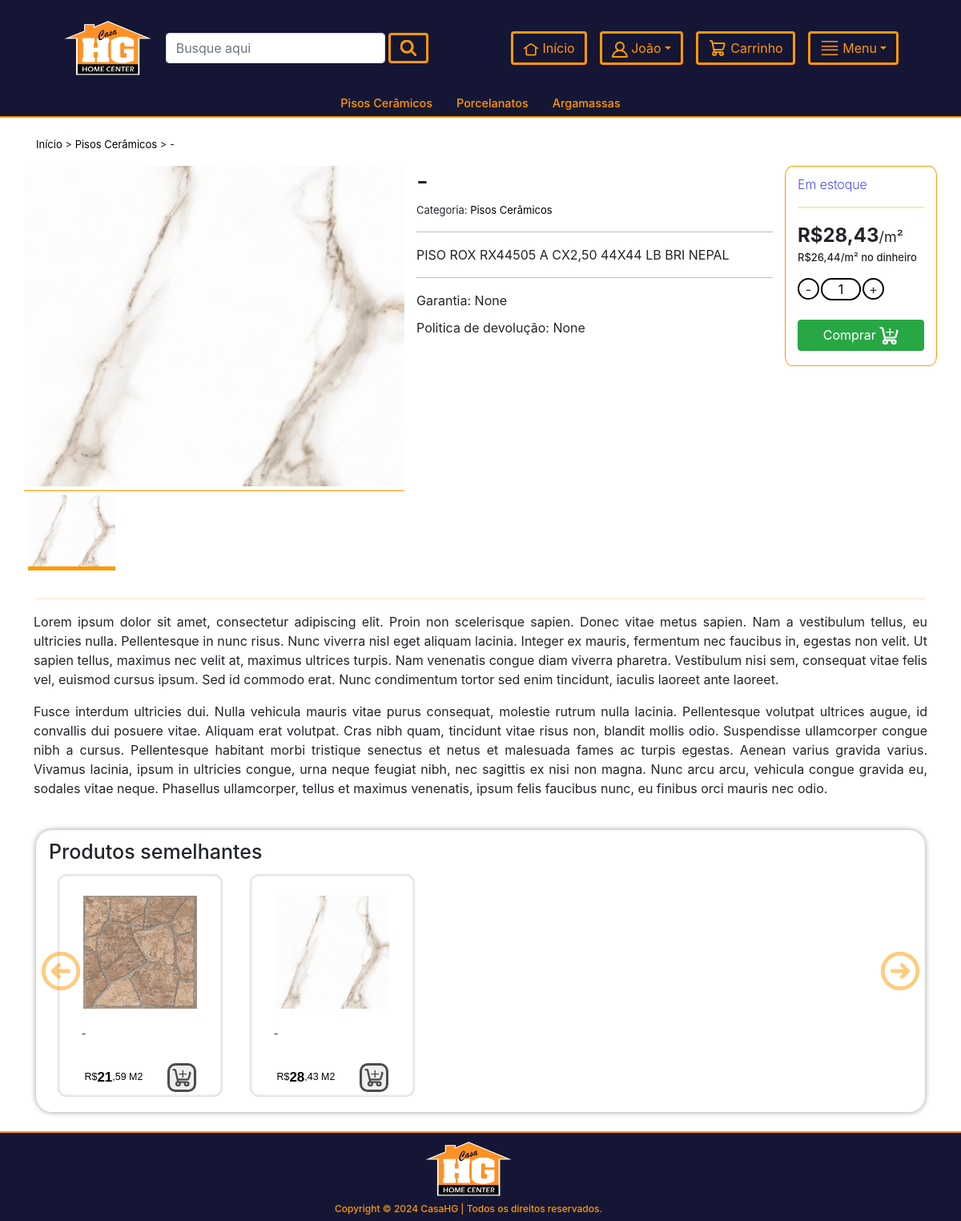
Page /produtos/143830/ (signed in) on the earlier database version.
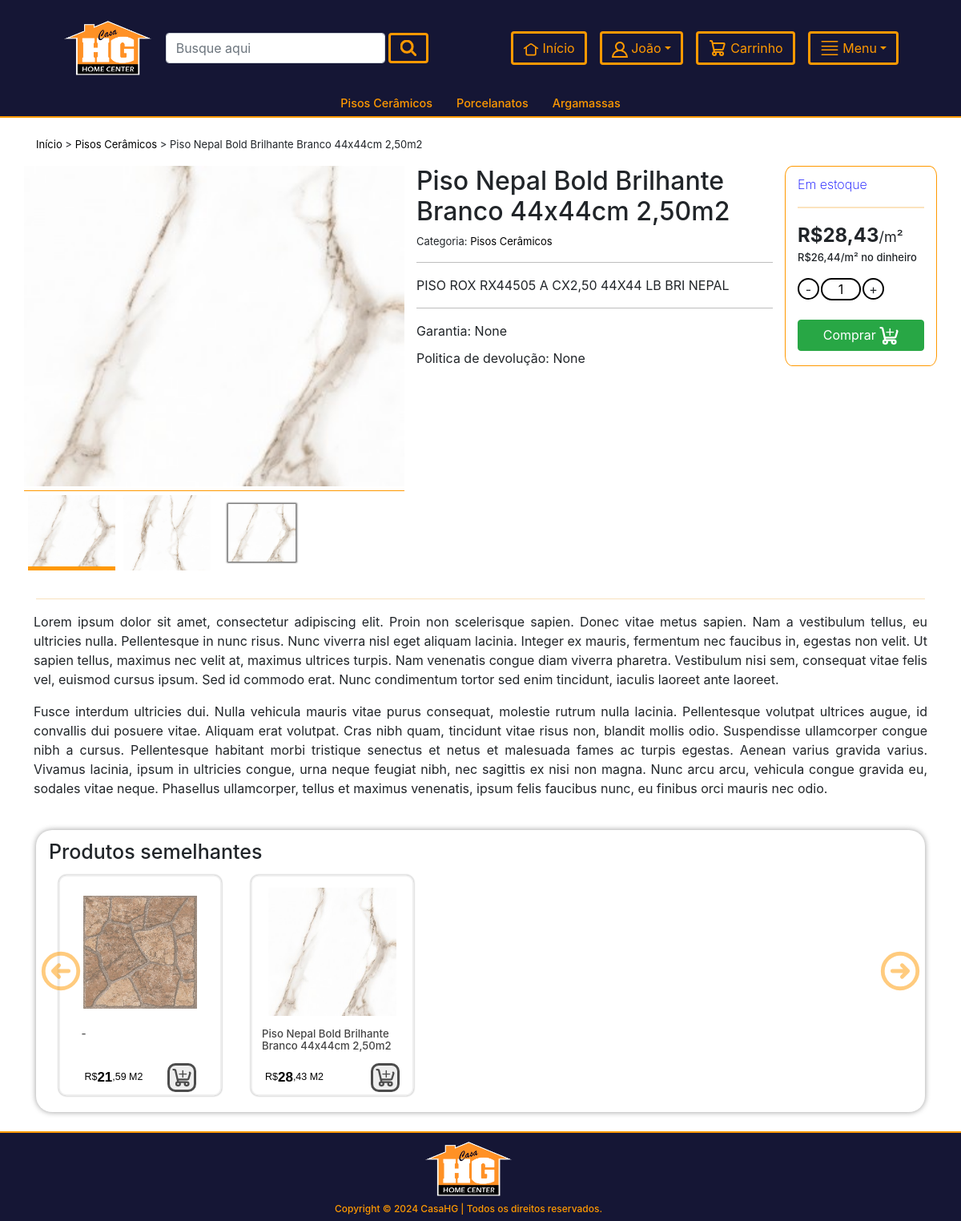
Same page on the later database version.
### app/models.py (models this page shows, shortened)
class Categoria(models.Model):
    titulo = models.CharField(max_length=200)
    slug = models.SlugField(unique=True)
    def __str__(self):
        return self.titulo

class Produto(models.Model):
    codigo = models.CharField(max_length=10) #codigo interno consistente com sistema
    descricao = models.CharField(max_length=200)
    codigo_GTIN = models.CharField(max_length=14) #se o produto não tiver codigo GTIN cadastrado, usar codigo interno
    preco_unitario_bruto = models.DecimalField(max_digits=10, decimal_places=2) #preço cheio, sem desconto
    desconto_dinheiro = models.DecimalField(max_digits=10, decimal_places=2) # em %, percentual de desconto para pagamento em dinheiro, aplicado no preco_unitario_bruto
    desconto_retira = models.DecimalField(max_digits=10,decimal_places=2)  # em %, percentual de desconto para compras para retirada no depósito, aplicado no preco_unitario_bruto
    unidade = models.CharField(max_length=30,default="un") #unidade em que o produto é comercializado
    fechamento_embalagem = models.DecimalField(max_digits=10, decimal_places=2, default=1.00)
    em_estoque = models.BooleanField(default=True)
    slug = models.SlugField(unique=True)
    Categoria = models.ForeignKey(Categoria,on_delete=models.CASCADE)
    titulo = models.CharField(max_length=200)
    image = models.ImageField(upload_to="produtos")
    venda = models.DecimalField(max_digits=10, decimal_places=2)
    garantia = models.CharField(max_length=300,null=True,blank=True)
    return_devolucao = models.CharField(max_length=300,null=True,blank=True)
    visualizacao = models.PositiveIntegerField(default=0)
    quantidade_vendas = models.PositiveIntegerField(default=0)
    num_fotos = models.SmallIntegerField(default=1,null=True,blank=True)

class Empresa(models.Model):
    titulo = models.CharField(max_length=200)
    link = models.CharField(max_length=200,null=True,blank=True)
    image = models.ImageField(upload_to="empresas")

class Fotos_Produto(models.Model):
    produto = models.ForeignKey(Produto,related_name="images",on_delete=models.CASCADE,default="")
    image = models.ImageField(upload_to="produtos")
    img_num = models.SmallIntegerField(null=True,blank=True)

### app/views.py (the view)
# urls.py: path("produtos/<slug:slug>/",ProdutosDetalheView.as_view(),name="produtodetalhe"),
class ProdutosDetalheView(LojaMixin, BaseContextMixin, TemplateView):
    template_name = "produtodetalhe.html"
    def preprocessar_precos(self, produtos):
        for produto in produtos:
            venda_parts = str(produto.preco_unitario_bruto).split('.')
            produto.integer_part = venda_parts[0]
            produto.decimal_part = venda_parts[1] if len(venda_parts) > 1 else '00'  # Adiciona '00' se não houver parte decimal
        return produtos
    def get_context_data(self, **kwargs):
        context = super().get_context_data(**kwargs)
        url_slug = self.kwargs['slug']
        produto = Produto.objects.get(slug=url_slug)
        context['produto'] = produto
        produto.visualizacao += 1
        produto.save()
        context['preco_dinheiro'] = round((produto.preco_unitario_bruto * (1 - (produto.desconto_dinheiro / 100))), 2)
        context['fotos_produtos'] = produto.images.all() #Fotos_Produto.objects.filter(produto=produto)
        produtos_similares = self.preprocessar_precos(Produto.objects.filter(Categoria=produto.Categoria).order_by("-quantidade_vendas")[:12])
        context['produtos_similares'] = produtos_similares
        return context

### app/context_processors.py (called while the page is built)
def add_empresa_to_context(request):
    return {'empresa': Empresa.objects.first(), 'debug_var': 'Debug Variable'}

### app/templatetags/custom_filters.py (called while the page is built)
@register.filter
def format_unit(value):
    return UNIT_SYMBOLS.get(value.upper(), value)

### app/views.py (called while the page is built)
    def dispatch(self,request,*args,**kwargs):
        carro_id = request.session.get("carro_id")
        if carro_id:
            carro_obj = Carro.objects.get(id=carro_id)
            if request.user.is_authenticated and request.user.cliente:
                carro_obj.cliente = request.user.cliente
                carro_obj.save()
        else:
            carro_obj = Carro.objects.create(total=0)
            carro_obj.save()
            self.request.session['carro_id'] = carro_obj.id
        return super().dispatch(request,*args,**kwargs)

    def get_context_data(self, **kwargs):
        context = super().get_context_data(**kwargs)
        context['todoscategorias'] = Categoria.objects.all()
        context['footer'] = Empresa.objects.all()
        return context

### templates/produtodetalhe.html (shortened to what the changed rows need)
{% extends 'base.html' %}
{% load static %}
{% load humanize %}
{% load l10n %}
{% load custom_filters %}
{% block content %}
<link rel="stylesheet" type="text/css" href="{% static 'css/produtodetalhe.css' %}">
<br>
<section class="container">
    <div class="row categoriasRow">
        <div class="col-md-12 categoriasCol">
            <p class="categoriaSeq"><a href="{% url 'lojaapp:home' %}">Início</a> > <a href="{% url 'lojaapp:categoria' produto.Categoria.slug %}">{{ produto.Categoria }}</a> > {{ produto.titulo }}</p>
        </div>
    </div>
    <div class="row produtoRow">
        <div class="col-md-5 imgCol">
            <div class="imgMain">
                <img id="mainImg" src="{{ produto.image.url }}" class="img-fluid">
            </div>
            <div class="imgWrapper d-flex">
                <button><img src="{{ produto.image.url }}" style="border-bottom: 5px solid #ff9900;"></button>
                {% for foto in fotos_produtos %}
                    <button><img src="{{ foto.image.url }}"></button>
                {% endfor %}
            </div>
        </div>
        <div class="col-md-5 detalheCol">
            <div>
                <h2>{{ produto.titulo }}</h2>
                <p class="categoriaText">Categoria: <a href="{% url 'lojaapp:categoria' produto.Categoria.slug %}">{{ produto.Categoria }}</a></p>
            </div>
            <div>
                <p class="descricaoText">{{ produto.descricao }}</p>
            </div>
            <div>
                <p class="garantiaText">Garantia: {{ produto.garantia }}</p>
                <p class="devolucaoText">Politica de devolução: {{ produto.return_devolucao }}</p>
            </div>
        </div>
        <div class="col-md-2 compraCol">
            <form action="{% url 'lojaapp:addcarroquant' %}" method="get">
                <p class="disponibilidadeCompra" {% if produto.em_estoque %}style="color:blue"{% else %}style="color:red"{% endif %}>{% if produto.em_estoque %}Em{% else %}Fora de{% endif %} estoque</p>
                <hr>
                <p class="preco">R${{ produto.preco_unitario_bruto|intcomma }}<span class="unidade">/{{ produto.unidade|format_unit }}</span></p>
                <p class="preco_dinheiro">R${{ preco_dinheiro|intcomma }}/{{ produto.unidade|format_unit }} no dinheiro</p>
                <div class="quantSelect justify-content-left d-flex">
                    <div id="minusUnit" class="quantidadeButton" onclick="takeUnit()">-</div>
                    <input id="quantValue" type="number" inputmode="numeric" min="1" name="quantidade" value="1">
                    <div id="plusUnit" class="quantidadeButton" onclick="addUnit()">+</div>
                </div>
                <br>
                <div class="text-center">
                    <button class="btn btn-success comprarBtn" type="submit" {% if not produto.em_estoque %}disabled{% endif %}>
                    </button>
                </div>
            </form>
        </div>
    </div>
    <br>
</section>
<br>
<section class="container">
    <div class="row">
        <div class="col-12">
            {% include "produtosrelacionados.html" %}
        </div>
    </div>
</section>
{% endblock %}

### templates/base.html (shortened to what the changed rows need)
{% load static %}
{% load humanize %}
{% load l10n %}
<!doctype html>
<html lang="en">
<head>
    <link rel="stylesheet" href="https://cdn.jsdelivr.net/npm/bootstrap@5.3.2/dist/css/bootstrap.min.css">
    <link rel="stylesheet" href="https://stackpath.bootstrapcdn.com/bootstrap/4.3.1/css/bootstrap.min.css">
    <link rel="stylesheet" type="text/css" href="{% static 'css/base.css' %}">
</head>
<body>
    <header class="form-custom-background container-fluid grande">
        <div class="form-custom-background">
            <div class="d-flex align-items-center text-center" style="height: 120px;">
                <div class="col d-flex align-items-center text-center" style="flex: 2;">
                    <a href="{% url 'lojaapp:home' %}" class="mt-3 mb-3 ml-5 me-3">
                            <img style="height:70px; object-fit:cover;" src="{{ empresa.image.url }}" alt="" class="img-fluid">
                    </a>
                </div>
            </div>
        </div>
    </header>
    {% include "barra_macro_grupos.html" %}
    <section>
        {% block content %}
        {% endblock content %}
    </section>
    <br>
    <footer class="form-custom-background">
        <div class="row justify-content-center">
            <div class="col-3" style="display:flex; justify-content: center;">
                {% for empresa in footer %}
                    <a href=""><img src="{{ empresa.image.url }}" style="height: 70px;"></a>
                {% endfor %}
            </div>
            <div class="col-12">
                <h1 class="my-2" style="align-items: center; justify-content: center; font-size: 12px; display:flex;">Copyright © 2024 CasaHG | Todos os direitos reservados.</h1>
            </div>
        </div>
    </footer>
</body>
</html>

### templates/barra_macro_grupos.html
{% load static %}
<div class="form-custom-background d-flex" style="justify-content: center; align-items: center; border-bottom: 2px solid #ff9900;">
    {% for c in todoscategorias %}
        <a href="{% url 'lojaapp:categoria' c.slug %}" style="color: inherit;">
            <div class="col texto-cor-secundaria">
                <h5 style="font-size:0.9rem;">{{c.titulo}}</h5>
            </div>
        </a>
    {% endfor %}
</div>

### templates/produtosrelacionados.html (shortened to what this page needs)
{% load static %}
{% load humanize %}
{% load l10n %}
<link rel="stylesheet" type="text/css" href="{% static 'css/produtosrelacionados.css' %}">
<div class="container-custom BigDivBoy">
    <button class="arrow-left-produtos control-produtos grande" aria-label="Previous image">
    </button>
    <button class="arrow-right-produtos control-produtos grande" aria-label="Next image">
    </button>
    <h3 class="titulo">Produtos semelhantes</h3>
    <div class="produtos-wrapper" id="produtos-wrapperId">
        <div class="produtos-Subwrapper">
            {% for p in produtos_similares %}
                <div class="produtos">
                    {% include "produtos_pequenos.html" %}
                </div>
            {% endfor %}
        </div>
    </div>
</div>

### templates/produtos_pequenos.html (shortened to what this page needs)
{% load static %}
{% load humanize %}
{% load l10n %}
{% localize on %}
<link rel="stylesheet" type="text/css" href="{% static 'css/produtos_pequenos.css' %}">
<a class="linkProd" href="{% url 'lojaapp:produtodetalhe' p.slug %}">
    <div class="text-center div-produtos_pequenos container">
        <div class="divSub-produtos_pequenos">
            <div class="row divImagemProd">
                <img class="img-fluid zoom-effectmt-3 mb-2 imagemProdutos" src="{{ p.image.url }}" alt="">
            </div>
            <div class="row divInfoProd">
                <h4>{{ p.titulo|truncatechars:60}}</h4>
                <div class="container" style="display: flex; padding:0; align-items: center; align-content: center;">
                    <div class="col ml-3 divPreco">
                        <span class="precoLow">
                            R$
                        </span>
                        <span class="precoHigh">
                        {{ p.integer_part|intcomma }}
                        </span>
                        <span class="precoLow">
                            ,{{ p.decimal_part}}
                        </span>
                        <span class="precoLow">
                            &nbsp;{{ p.unidade}}
                        </span>
                    </div>
                    <div class="col mr-3 divAdd">
                        <form class="formAdd" action="{% url 'lojaapp:addcarro' p.id %}" method="get">
                            <button class="btn btn-discreto mt-1 mb-1">
                                <svg class="icone_adicionar_carrinho" width="24px" height="24px" viewBox="0 0 24 24" fill="none" xmlns="http://www.w3.org/2000/svg">
                                    <g transform="matrix(1.184448957443237, 0, 0, 1.10855495929718, -0.4976980164304079, -2.911299033631369)">
                                        <text style="fill: currentColor; font-family: Arial, sans-serif; font-size: 16px; white-space: pre;" x="6.847" y="15.621" transform="matrix(1.049842, 0, 0, 1.022538, -0.372317, -0.95615)">+</text>
                                    </g>
                                </svg>
                            </button>
                        </form>
                    </div>
                </div>
            </div>
        </div>
    </div>
</a>
{% endlocalize %}

Differences in the rows shown:
changed Produto "m²": titulo "-" → "Piso Nepal Bold Brilhante Branco 44x44cm 2,50m2"
added Fotos_Produto: image (picture)
added Fotos_Produto: image (picture)
